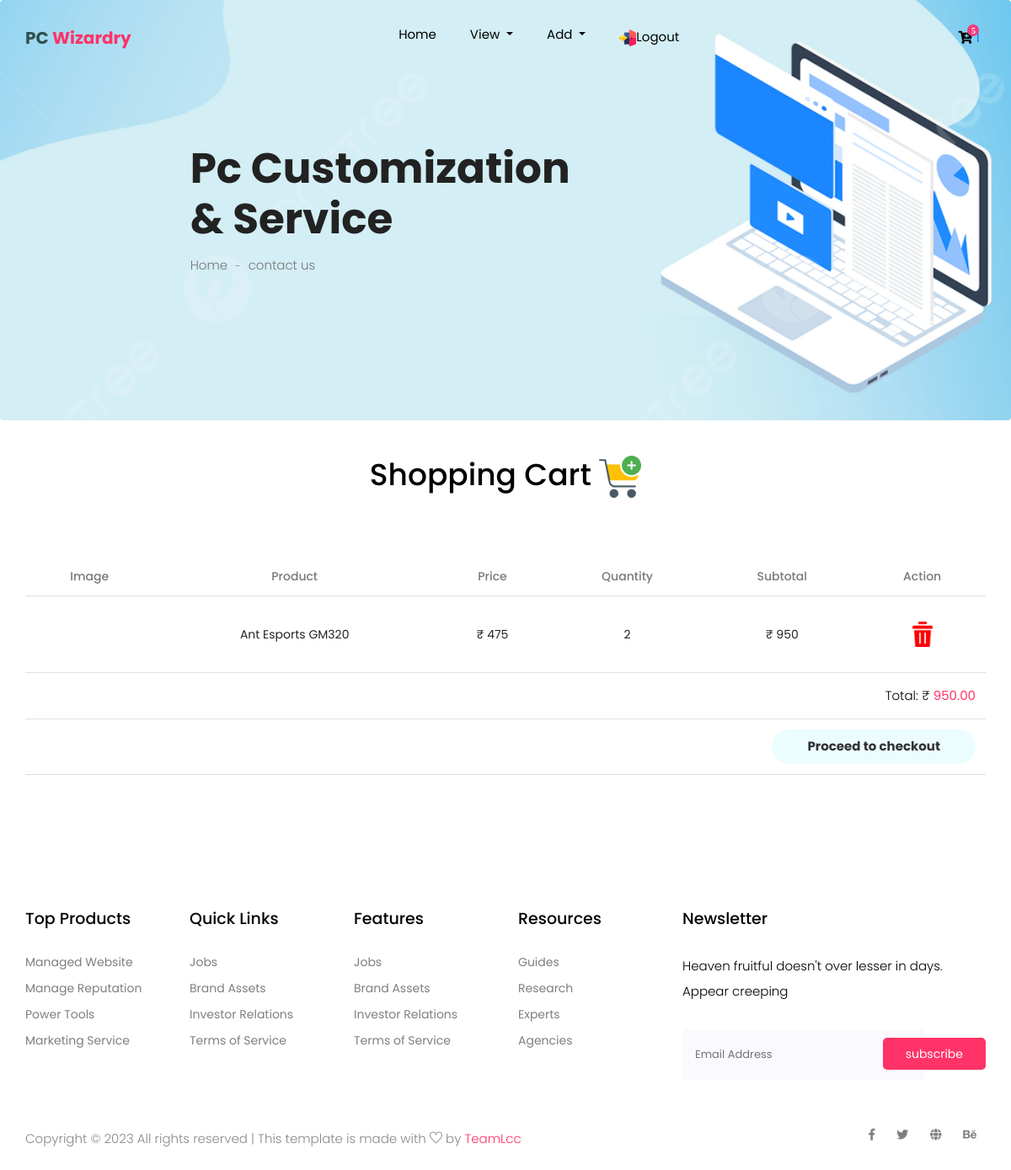
The app's page /USER/view_cart.php (signed in) with its own data.
### tables this page shows
CREATE TABLE `cart` (
  `cart_id` int(100) NOT NULL AUTO_INCREMENT,
  `pid` varchar(100) DEFAULT NULL,
  `user_id` varchar(100) DEFAULT NULL,
  `cus_id` varchar(100) DEFAULT NULL,
  `price` varchar(100) DEFAULT NULL,
  `qty` varchar(100) DEFAULT NULL,
  `tamount` varchar(100) DEFAULT NULL,
  `status` varchar(100) DEFAULT 'N/A',
  `payment` varchar(100) DEFAULT 'N/A',
  `shipping` varchar(100) DEFAULT NULL,
  PRIMARY KEY (`cart_id`)
);

CREATE TABLE `products` (
  `pid` int(100) NOT NULL AUTO_INCREMENT,
  `cus_id` varchar(100) DEFAULT NULL,
  `pname` varchar(100) DEFAULT NULL,
  `pbrand` varchar(100) DEFAULT NULL,
  `pwindow` varchar(100) DEFAULT NULL,
  `price` varchar(100) DEFAULT NULL,
  `prossoser` varchar(100) DEFAULT NULL,
  `display` varchar(100) DEFAULT NULL,
  `p_image` varchar(100) DEFAULT NULL,
  `desc` varchar(100) DEFAULT NULL,
  PRIMARY KEY (`pid`)
);

### USER/view_cart.php (the view, shortened to what this page needs)
<?php
$uid = $_SESSION['uid'];
include '../connection/connect.php';
include 'header.php'
    ?>
<center><br><br>
    <b>
        <h1>Shopping Cart <img src="../img/cart.png" width="50px" alt=""></h1>
    </b><br><br><br>
</center>
<section class="cart_area ">
    <div class="container">
        <div class="cart_inner">
            <div class="table-responsive">
                <table class="table">
                    <thead>
                        <tr>
                            <th>Image</th>
                            <th>Product</th>
                            <th>Price</th>
                            <th>Quantity</th>
                            <th>Subtotal</th>
                            <th>Action</th>
                        </tr>
                    </thead>
                    <tbody>
                        <?php
                        $view = "SELECT `cart`.*,`products`.* FROM `products`,`cart` WHERE `cart`.`pid`=`products`.`pid` AND `cart`.`user_id`='$uid' AND `cart`.`status`='incart'";
                        $exe = mysqli_query($conn, $view);
                        if (mysqli_num_rows($exe) > 0) {
                            while ($row = mysqli_fetch_array($exe)) {
                                $price = $row['price'];
                                $pid = $row['pid'];
                                $cartId = $row['cart_id'];
                                $amount = $row['tamount'];
                                $qty = $row['qty'];
                                $cus_id = $row['cus_id'];
                                ?>
                                <tr>
                                    <td>
                                    </td>
                                    <td>
                                        <?php echo $row['pname']; ?>
                                    </td>
                                    <td>&#8377;
                                        <?php echo $price; ?>
                                    <td>
                                        <?php echo $qty; ?>
                                    </td>
                                    <td>
                                        &#8377;
                                        <?php echo $amount; ?>
                                    </td>
                                    <td>
                                        <a href="delete_cart.php?cart_id=<?php echo $cartId; ?>"><img src="../img/delete.png"
                                                width="30px" alt="hsedhjdsvhj"></a>
                                    </td>
                                </tr>
                                <?php
                            }
                        } else {
                            echo '<tr><th colspan="6"><center><h1>No products in cart <img src="../img/empty-cart.png" width="60px" alt=""></h1></center></th></tr>';
                        }
                        ?>
                        <tr>
                            <th colspan="6">
                                <div class="cupon_text float-right">
                                    <p>Total: &#8377; <span id="total">
                                            <?php
                                            $vi = "SELECT SUM(tamount) AS total FROM `cart` WHERE `user_id`='$uid' and `status`='incart' and `payment`='not paid'";
                                            $ex = mysqli_query($conn, $vi);
                                            while ($rows = mysqli_fetch_array($ex)) {
                                                $amt = $rows['total'];
                                                if (mysqli_num_rows($ex) > 0) {
                                                    echo "<b>$amt.00</br>";
                                                }
                                            }
                                            ?>
                                        </span>
                                    </p>
                                </div>
                            </th>
                        </tr>
                        <tr>
                            <th colspan="6">
                                <div class="cupon_text float-right">
                                    <?php
                                    if (mysqli_num_rows($exe) > 0) {
                                        $url = 'payment1.php?amount=' . $amount .'&cart_id=' . $cartId . '&cus=' . $cus_id . '&pid=' . $pid;
                                        echo '<a class="btn_1" href="' . $url . '">Proceed to checkout</a>';
                                    }
                                    ?>
                                </div>
                            </th>
                        </tr>
                    </tbody>
                </table>
            </div>
        </div>
    </div>
</section>
</body>
<?php
include 'footer.php'
    ?>

### USER/view_cart.php (style rules this page uses)
table { text-align: center; }

### records on screen
cart: pid.pname "Ant Esports GM320", pid.price "475", qty "2", tamount "950"

### other values on screen
$cnt "1"
$amt "950"
